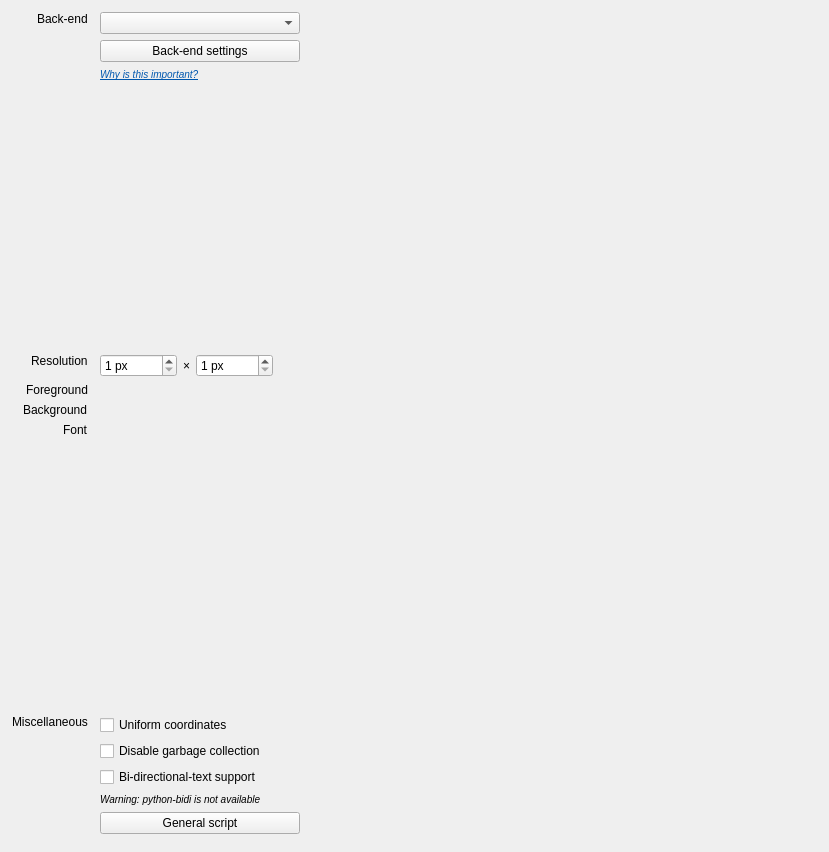
<?xml version="1.0" encoding="UTF-8"?>
<ui version="4.0">
 <class>ui_general_properties</class>
 <widget class="QWidget" name="ui_general_properties">
  <property name="geometry">
   <rect>
    <x>0</x>
    <y>0</y>
    <width>829</width>
    <height>852</height>
   </rect>
  </property>
  <property name="windowTitle">
   <string>Form</string>
  </property>
  <layout class="QVBoxLayout" name="container_layout">
   <property name="spacing">
    <number>18</number>
   </property>
   <property name="margin">
    <number>12</number>
   </property>
   <item>
    <widget class="QWidget" name="widget" native="true">
     <property name="sizePolicy">
      <sizepolicy hsizetype="Fixed" vsizetype="Preferred">
       <horstretch>0</horstretch>
       <verstretch>0</verstretch>
      </sizepolicy>
     </property>
     <property name="minimumSize">
      <size>
       <width>20</width>
       <height>20</height>
      </size>
     </property>
     <layout class="QFormLayout" name="formLayout">
      <property name="fieldGrowthPolicy">
       <enum>QFormLayout::AllNonFixedFieldsGrow</enum>
      </property>
      <property name="labelAlignment">
       <set>Qt::AlignRight|Qt::AlignTrailing|Qt::AlignVCenter</set>
      </property>
      <property name="horizontalSpacing">
       <number>12</number>
      </property>
      <property name="verticalSpacing">
       <number>6</number>
      </property>
      <property name="margin">
       <number>0</number>
      </property>
      <item row="0" column="0">
       <widget class="QLabel" name="label_backend">
        <property name="text">
         <string>Back-end</string>
        </property>
        <property name="alignment">
         <set>Qt::AlignLeading|Qt::AlignLeft|Qt::AlignTop</set>
        </property>
       </widget>
      </item>
      <item row="0" column="1">
       <widget class="QComboBox" name="combobox_backend"/>
      </item>
      <item row="1" column="1">
       <widget class="QPushButton" name="button_backend_settings">
        <property name="sizePolicy">
         <sizepolicy hsizetype="Fixed" vsizetype="Fixed">
          <horstretch>0</horstretch>
          <verstretch>0</verstretch>
         </sizepolicy>
        </property>
        <property name="minimumSize">
         <size>
          <width>200</width>
          <height>0</height>
         </size>
        </property>
        <property name="text">
         <string>Back-end settings</string>
        </property>
        <property name="icon">
         <iconset theme="preferences-system">
          <normaloff/>
         </iconset>
        </property>
       </widget>
      </item>
      <item row="2" column="1">
       <widget class="QLabel" name="label_backend_2">
        <property name="text">
         <string>&lt;html&gt;&lt;head/&gt;&lt;body&gt;&lt;p&gt;&lt;a href=&quot;http://osdoc.cogsci.nl/back-ends/about&quot;&gt;&lt;span style=&quot;font-size:small;font-style:italic; text-decoration: underline; color:#0057ae;&quot;&gt;Why is this important?&lt;/span&gt;&lt;/a&gt;&lt;/p&gt;&lt;/body&gt;&lt;/html&gt;</string>
        </property>
        <property name="openExternalLinks">
         <bool>true</bool>
        </property>
       </widget>
      </item>
      <item row="3" column="1">
       <spacer name="verticalSpacer_4">
        <property name="orientation">
         <enum>Qt::Vertical</enum>
        </property>
        <property name="sizeHint" stdset="0">
         <size>
          <width>20</width>
          <height>6</height>
         </size>
        </property>
       </spacer>
      </item>
      <item row="4" column="0">
       <widget class="QLabel" name="label_resolution">
        <property name="text">
         <string>Resolution</string>
        </property>
        <property name="alignment">
         <set>Qt::AlignLeading|Qt::AlignLeft|Qt::AlignTop</set>
        </property>
       </widget>
      </item>
      <item row="4" column="1">
       <widget class="QFrame" name="frame_resolution">
        <property name="sizePolicy">
         <sizepolicy hsizetype="Fixed" vsizetype="Preferred">
          <horstretch>0</horstretch>
          <verstretch>0</verstretch>
         </sizepolicy>
        </property>
        <property name="frameShape">
         <enum>QFrame::NoFrame</enum>
        </property>
        <layout class="QHBoxLayout" name="horizontalLayout_3">
         <property name="margin">
          <number>0</number>
         </property>
         <item>
          <widget class="QSpinBox" name="spinbox_width">
           <property name="toolTip">
            <string>The display resolution (width) in pixels</string>
           </property>
           <property name="suffix">
            <string> px</string>
           </property>
           <property name="minimum">
            <number>1</number>
           </property>
           <property name="maximum">
            <number>10000</number>
           </property>
          </widget>
         </item>
         <item>
          <widget class="QLabel" name="label_6">
           <property name="text">
            <string>×</string>
           </property>
          </widget>
         </item>
         <item>
          <widget class="QSpinBox" name="spinbox_height">
           <property name="toolTip">
            <string>The display resolution (height) in pixels</string>
           </property>
           <property name="suffix">
            <string> px</string>
           </property>
           <property name="minimum">
            <number>1</number>
           </property>
           <property name="maximum">
            <number>10000</number>
           </property>
          </widget>
         </item>
        </layout>
       </widget>
      </item>
      <item row="5" column="0">
       <widget class="QLabel" name="label_foreground">
        <property name="text">
         <string>Foreground</string>
        </property>
       </widget>
      </item>
      <item row="5" column="1">
       <widget class="color_edit" name="edit_foreground" native="true">
        <property name="sizePolicy">
         <sizepolicy hsizetype="Fixed" vsizetype="Preferred">
          <horstretch>0</horstretch>
          <verstretch>0</verstretch>
         </sizepolicy>
        </property>
        <property name="minimumSize">
         <size>
          <width>200</width>
          <height>0</height>
         </size>
        </property>
       </widget>
      </item>
      <item row="6" column="0">
       <widget class="QLabel" name="label_background">
        <property name="text">
         <string>Background</string>
        </property>
       </widget>
      </item>
      <item row="6" column="1">
       <widget class="color_edit" name="edit_background" native="true">
        <property name="sizePolicy">
         <sizepolicy hsizetype="Fixed" vsizetype="Preferred">
          <horstretch>0</horstretch>
          <verstretch>0</verstretch>
         </sizepolicy>
        </property>
        <property name="minimumSize">
         <size>
          <width>200</width>
          <height>0</height>
         </size>
        </property>
       </widget>
      </item>
      <item row="7" column="0">
       <widget class="QLabel" name="label_font">
        <property name="text">
         <string>Font</string>
        </property>
        <property name="alignment">
         <set>Qt::AlignLeading|Qt::AlignLeft|Qt::AlignTop</set>
        </property>
       </widget>
      </item>
      <item row="7" column="1">
       <widget class="font_widget" name="widget_font" native="true"/>
      </item>
      <item row="8" column="1">
       <widget class="QFrame" name="frame_colors">
        <property name="sizePolicy">
         <sizepolicy hsizetype="Fixed" vsizetype="Preferred">
          <horstretch>0</horstretch>
          <verstretch>0</verstretch>
         </sizepolicy>
        </property>
        <property name="frameShape">
         <enum>QFrame::NoFrame</enum>
        </property>
        <layout class="QGridLayout" name="gridLayout_6">
         <property name="margin">
          <number>0</number>
         </property>
        </layout>
       </widget>
      </item>
      <item row="9" column="1">
       <spacer name="verticalSpacer">
        <property name="orientation">
         <enum>Qt::Vertical</enum>
        </property>
        <property name="sizeHint" stdset="0">
         <size>
          <width>0</width>
          <height>6</height>
         </size>
        </property>
       </spacer>
      </item>
      <item row="10" column="0">
       <widget class="QLabel" name="label_miscellaneous">
        <property name="text">
         <string>Miscellaneous</string>
        </property>
        <property name="textFormat">
         <enum>Qt::AutoText</enum>
        </property>
        <property name="alignment">
         <set>Qt::AlignLeading|Qt::AlignLeft|Qt::AlignTop</set>
        </property>
       </widget>
      </item>
      <item row="10" column="1">
       <widget class="QCheckBox" name="checkbox_uniform_coordinates">
        <property name="toolTip">
         <string>If enabled, (0,0) always refers to the center of the display</string>
        </property>
        <property name="text">
         <string>Uniform coordinates</string>
        </property>
       </widget>
      </item>
      <item row="12" column="1">
       <widget class="QCheckBox" name="checkbox_bidi">
        <property name="toolTip">
         <string>Enables support for bi-directional languages, such as Arabic and Hebrew</string>
        </property>
        <property name="text">
         <string>Bi-directional-text support</string>
        </property>
       </widget>
      </item>
      <item row="14" column="1">
       <widget class="QLabel" name="label_bidi_check">
        <property name="text">
         <string>&lt;html&gt;&lt;head/&gt;&lt;body&gt;&lt;p&gt;&lt;span style=&quot; font-size:small; font-style:italic;&quot;&gt;Warning: python-bidi is not available&lt;/span&gt;&lt;/p&gt;&lt;/body&gt;&lt;/html&gt;</string>
        </property>
       </widget>
      </item>
      <item row="15" column="1">
       <widget class="QPushButton" name="button_script_editor">
        <property name="sizePolicy">
         <sizepolicy hsizetype="Fixed" vsizetype="Fixed">
          <horstretch>0</horstretch>
          <verstretch>0</verstretch>
         </sizepolicy>
        </property>
        <property name="minimumSize">
         <size>
          <width>200</width>
          <height>0</height>
         </size>
        </property>
        <property name="text">
         <string>General script</string>
        </property>
        <property name="icon">
         <iconset theme="utilities-terminal">
          <normaloff/>
         </iconset>
        </property>
       </widget>
      </item>
      <item row="16" column="1">
       <widget class="QFrame" name="frame_advanced">
        <property name="sizePolicy">
         <sizepolicy hsizetype="Fixed" vsizetype="Preferred">
          <horstretch>0</horstretch>
          <verstretch>0</verstretch>
         </sizepolicy>
        </property>
        <property name="frameShape">
         <enum>QFrame::NoFrame</enum>
        </property>
        <property name="frameShadow">
         <enum>QFrame::Raised</enum>
        </property>
        <layout class="QVBoxLayout" name="verticalLayout_3">
         <property name="spacing">
          <number>0</number>
         </property>
         <property name="margin">
          <number>0</number>
         </property>
        </layout>
       </widget>
      </item>
      <item row="11" column="1">
       <widget class="QCheckBox" name="checkbox_disable_garbage_collection">
        <property name="text">
         <string>Disable garbage collection</string>
        </property>
       </widget>
      </item>
     </layout>
    </widget>
   </item>
  </layout>
 </widget>
 <customwidgets>
  <customwidget>
   <class>font_widget</class>
   <extends>QWidget</extends>
   <header>libqtopensesame.widgets.font_widget.h</header>
   <container>1</container>
  </customwidget>
  <customwidget>
   <class>color_edit</class>
   <extends>QWidget</extends>
   <header>libqtopensesame.widgets.color_edit.h</header>
   <container>1</container>
  </customwidget>
 </customwidgets>
 <resources/>
 <connections/>
</ui>
